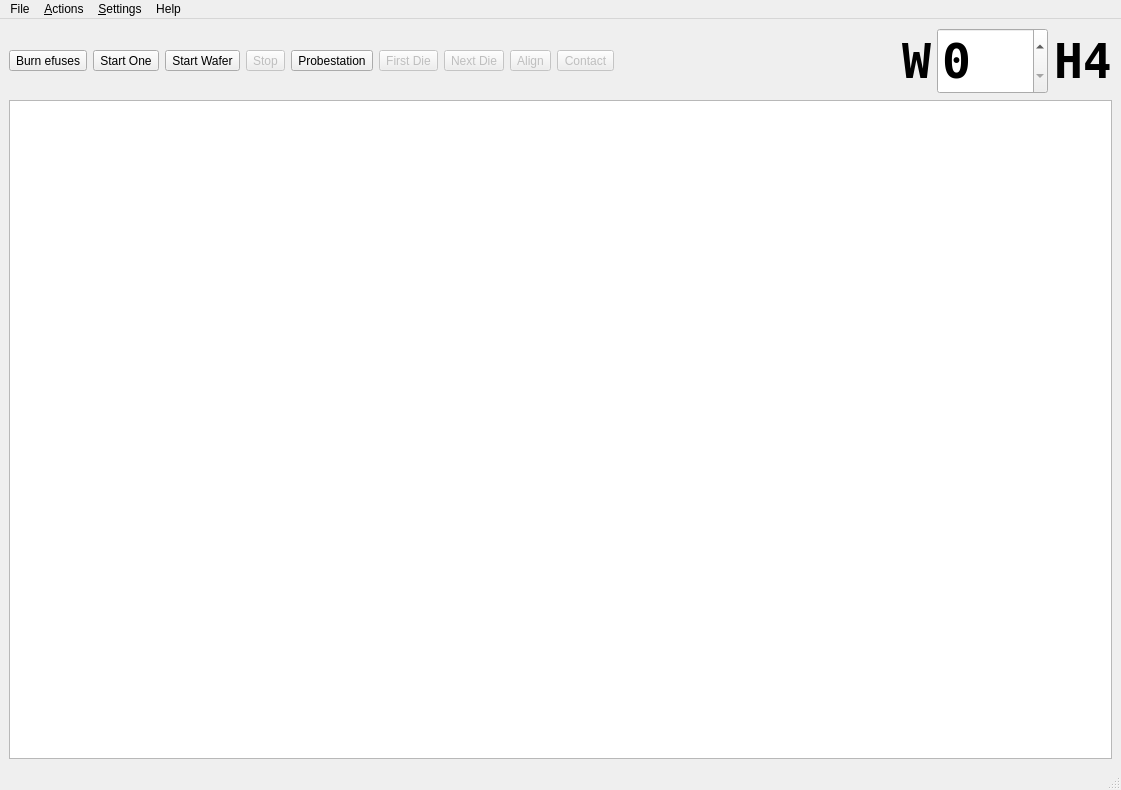
<?xml version="1.0" encoding="UTF-8"?>
<ui version="4.0">
 <class>MainWindow</class>
 <widget class="QMainWindow" name="MainWindow">
  <property name="geometry">
   <rect>
    <x>0</x>
    <y>0</y>
    <width>1121</width>
    <height>790</height>
   </rect>
  </property>
  <property name="windowTitle">
   <string>Timepix3 Wafer Probing</string>
  </property>
  <property name="windowIcon">
   <iconset resource="resources.qrc">
    <normaloff>:/img/cd.png</normaloff>:/img/cd.png</iconset>
  </property>
  <widget class="QWidget" name="centralwidget">
   <layout class="QGridLayout" name="gridLayout">
    <item row="0" column="0">
     <layout class="QHBoxLayout" name="horizontalLayout">
      <item>
       <widget class="QToolButton" name="toolBurn">
        <property name="text">
         <string>Burn efuses</string>
        </property>
        <property name="icon">
         <iconset resource="resources.qrc">
          <normaloff>:/img/burn.png</normaloff>:/img/burn.png</iconset>
        </property>
        <property name="iconSize">
         <size>
          <width>48</width>
          <height>48</height>
         </size>
        </property>
        <property name="toolButtonStyle">
         <enum>Qt::ToolButtonTextUnderIcon</enum>
        </property>
       </widget>
      </item>
      <item>
       <widget class="QToolButton" name="toolStartOne">
        <property name="text">
         <string>Start One</string>
        </property>
        <property name="icon">
         <iconset resource="resources.qrc">
          <normaloff>:/img/player_play.png</normaloff>:/img/player_play.png</iconset>
        </property>
        <property name="iconSize">
         <size>
          <width>48</width>
          <height>48</height>
         </size>
        </property>
        <property name="toolButtonStyle">
         <enum>Qt::ToolButtonTextUnderIcon</enum>
        </property>
       </widget>
      </item>
      <item>
       <widget class="QToolButton" name="toolStartWafer">
        <property name="text">
         <string>Start Wafer</string>
        </property>
        <property name="icon">
         <iconset resource="resources.qrc">
          <normaloff>:/img/player_fwd.png</normaloff>:/img/player_fwd.png</iconset>
        </property>
        <property name="iconSize">
         <size>
          <width>48</width>
          <height>48</height>
         </size>
        </property>
        <property name="toolButtonStyle">
         <enum>Qt::ToolButtonTextUnderIcon</enum>
        </property>
       </widget>
      </item>
      <item>
       <widget class="QToolButton" name="toolStop">
        <property name="enabled">
         <bool>false</bool>
        </property>
        <property name="text">
         <string>Stop</string>
        </property>
        <property name="icon">
         <iconset resource="resources.qrc">
          <normaloff>:/img/stop.png</normaloff>:/img/stop.png</iconset>
        </property>
        <property name="iconSize">
         <size>
          <width>48</width>
          <height>48</height>
         </size>
        </property>
        <property name="toolButtonStyle">
         <enum>Qt::ToolButtonTextUnderIcon</enum>
        </property>
       </widget>
      </item>
      <item>
       <widget class="QToolButton" name="toolProbestation">
        <property name="text">
         <string>Probestation</string>
        </property>
        <property name="icon">
         <iconset resource="resources.qrc">
          <normaloff>:/img/file-manager.png</normaloff>:/img/file-manager.png</iconset>
        </property>
        <property name="iconSize">
         <size>
          <width>48</width>
          <height>48</height>
         </size>
        </property>
        <property name="toolButtonStyle">
         <enum>Qt::ToolButtonTextUnderIcon</enum>
        </property>
       </widget>
      </item>
      <item>
       <widget class="QToolButton" name="toolProbeFirst">
        <property name="enabled">
         <bool>false</bool>
        </property>
        <property name="text">
         <string>First Die</string>
        </property>
        <property name="icon">
         <iconset resource="resources.qrc">
          <normaloff>:/img/start.png</normaloff>:/img/start.png</iconset>
        </property>
        <property name="iconSize">
         <size>
          <width>48</width>
          <height>48</height>
         </size>
        </property>
        <property name="toolButtonStyle">
         <enum>Qt::ToolButtonTextUnderIcon</enum>
        </property>
       </widget>
      </item>
      <item>
       <widget class="QToolButton" name="toolProbeNext">
        <property name="enabled">
         <bool>false</bool>
        </property>
        <property name="text">
         <string>Next Die</string>
        </property>
        <property name="icon">
         <iconset resource="resources.qrc">
          <normaloff>:/img/forward.png</normaloff>:/img/forward.png</iconset>
        </property>
        <property name="iconSize">
         <size>
          <width>48</width>
          <height>48</height>
         </size>
        </property>
        <property name="toolButtonStyle">
         <enum>Qt::ToolButtonTextUnderIcon</enum>
        </property>
       </widget>
      </item>
      <item>
       <widget class="QToolButton" name="toolProbeAlign">
        <property name="enabled">
         <bool>false</bool>
        </property>
        <property name="text">
         <string>Align</string>
        </property>
        <property name="icon">
         <iconset resource="resources.qrc">
          <normaloff>:/img/top.png</normaloff>:/img/top.png</iconset>
        </property>
        <property name="iconSize">
         <size>
          <width>48</width>
          <height>48</height>
         </size>
        </property>
        <property name="toolButtonStyle">
         <enum>Qt::ToolButtonTextUnderIcon</enum>
        </property>
       </widget>
      </item>
      <item>
       <widget class="QToolButton" name="toolProbeContact">
        <property name="enabled">
         <bool>false</bool>
        </property>
        <property name="text">
         <string>Contact</string>
        </property>
        <property name="icon">
         <iconset resource="resources.qrc">
          <normaloff>:/img/bottom.png</normaloff>:/img/bottom.png</iconset>
        </property>
        <property name="iconSize">
         <size>
          <width>48</width>
          <height>48</height>
         </size>
        </property>
        <property name="toolButtonStyle">
         <enum>Qt::ToolButtonTextUnderIcon</enum>
        </property>
       </widget>
      </item>
      <item>
       <widget class="QLabel" name="label_2">
        <property name="font">
         <font>
          <family>DejaVu Sans Mono</family>
          <pointsize>36</pointsize>
          <weight>75</weight>
          <bold>true</bold>
         </font>
        </property>
        <property name="text">
         <string>W</string>
        </property>
        <property name="alignment">
         <set>Qt::AlignRight|Qt::AlignTrailing|Qt::AlignVCenter</set>
        </property>
       </widget>
      </item>
      <item>
       <widget class="QSpinBox" name="waferNumber">
        <property name="sizePolicy">
         <sizepolicy hsizetype="Maximum" vsizetype="Fixed">
          <horstretch>0</horstretch>
          <verstretch>0</verstretch>
         </sizepolicy>
        </property>
        <property name="baseSize">
         <size>
          <width>100</width>
          <height>0</height>
         </size>
        </property>
        <property name="font">
         <font>
          <family>DejaVu Sans Mono</family>
          <pointsize>36</pointsize>
          <weight>75</weight>
          <bold>true</bold>
         </font>
        </property>
       </widget>
      </item>
      <item>
       <widget class="QLabel" name="chipName">
        <property name="sizePolicy">
         <sizepolicy hsizetype="Maximum" vsizetype="Preferred">
          <horstretch>0</horstretch>
          <verstretch>0</verstretch>
         </sizepolicy>
        </property>
        <property name="font">
         <font>
          <family>DejaVu Sans Mono</family>
          <pointsize>36</pointsize>
          <weight>75</weight>
          <bold>true</bold>
         </font>
        </property>
        <property name="text">
         <string>H4</string>
        </property>
        <property name="alignment">
         <set>Qt::AlignLeading|Qt::AlignLeft|Qt::AlignVCenter</set>
        </property>
       </widget>
      </item>
     </layout>
    </item>
    <item row="5" column="0">
     <widget class="QTextEdit" name="textEdit">
      <property name="font">
       <font>
        <family>Andale Mono</family>
       </font>
      </property>
      <property name="textInteractionFlags">
       <set>Qt::TextSelectableByKeyboard|Qt::TextSelectableByMouse</set>
      </property>
     </widget>
    </item>
   </layout>
  </widget>
  <widget class="QMenuBar" name="menubar">
   <property name="geometry">
    <rect>
     <x>0</x>
     <y>0</y>
     <width>1121</width>
     <height>20</height>
    </rect>
   </property>
   <widget class="QMenu" name="menuFile">
    <property name="title">
     <string>File</string>
    </property>
    <addaction name="actionExit"/>
   </widget>
   <widget class="QMenu" name="menuOperation">
    <property name="title">
     <string>&amp;Actions</string>
    </property>
    <addaction name="actionBurn"/>
    <addaction name="actionStartOne"/>
    <addaction name="actionStartWafer"/>
   </widget>
   <widget class="QMenu" name="menuHelp">
    <property name="title">
     <string>Help</string>
    </property>
    <addaction name="actionAbout"/>
   </widget>
   <widget class="QMenu" name="menu_Settings">
    <property name="title">
     <string>&amp;Settings</string>
    </property>
    <widget class="QMenu" name="menu_Tests">
     <property name="title">
      <string>&amp;Tests</string>
     </property>
     <addaction name="actionList_2"/>
     <addaction name="separator"/>
    </widget>
    <addaction name="actionSPIDRSettings"/>
    <addaction name="actionProbestationSettings"/>
    <addaction name="menu_Tests"/>
    <addaction name="actionVerbose"/>
   </widget>
   <addaction name="menuFile"/>
   <addaction name="menuOperation"/>
   <addaction name="menu_Settings"/>
   <addaction name="menuHelp"/>
  </widget>
  <widget class="QStatusBar" name="statusbar"/>
  <action name="actionBurn">
   <property name="checkable">
    <bool>false</bool>
   </property>
   <property name="checked">
    <bool>false</bool>
   </property>
   <property name="icon">
    <iconset resource="resources.qrc">
     <normaloff>:/img/burn.png</normaloff>:/img/burn.png</iconset>
   </property>
   <property name="text">
    <string>&amp;Burn efuses</string>
   </property>
  </action>
  <action name="actionStartOne">
   <property name="checkable">
    <bool>false</bool>
   </property>
   <property name="checked">
    <bool>false</bool>
   </property>
   <property name="icon">
    <iconset resource="resources.qrc">
     <normaloff>:/img/player_play.png</normaloff>:/img/player_play.png</iconset>
   </property>
   <property name="text">
    <string>Probe &amp;One</string>
   </property>
  </action>
  <action name="actionDACs">
   <property name="checkable">
    <bool>true</bool>
   </property>
   <property name="text">
    <string>&amp;DACs</string>
   </property>
  </action>
  <action name="actionAbout">
   <property name="icon">
    <iconset resource="resources.qrc">
     <normaloff>:/img/help.png</normaloff>:/img/help.png</iconset>
   </property>
   <property name="text">
    <string>About</string>
   </property>
  </action>
  <action name="actionExit">
   <property name="icon">
    <iconset resource="resources.qrc">
     <normaloff>:/img/exit.png</normaloff>:/img/exit.png</iconset>
   </property>
   <property name="text">
    <string>Exit</string>
   </property>
  </action>
  <action name="actionShutter">
   <property name="checkable">
    <bool>true</bool>
   </property>
   <property name="checked">
    <bool>true</bool>
   </property>
   <property name="text">
    <string>&amp;Shutter</string>
   </property>
  </action>
  <action name="actionOthers">
   <property name="checkable">
    <bool>true</bool>
   </property>
   <property name="text">
    <string>&amp;Others</string>
   </property>
  </action>
  <action name="actionEqualize">
   <property name="enabled">
    <bool>false</bool>
   </property>
   <property name="text">
    <string>&amp;Equalize</string>
   </property>
  </action>
  <action name="actionTrimsReset">
   <property name="enabled">
    <bool>true</bool>
   </property>
   <property name="text">
    <string>&amp;Reset</string>
   </property>
  </action>
  <action name="actionTrimsSetAll">
   <property name="text">
    <string>&amp;Set All</string>
   </property>
  </action>
  <action name="actionTrimsLoad">
   <property name="text">
    <string>&amp;Load</string>
   </property>
  </action>
  <action name="actionMaskAll">
   <property name="text">
    <string>&amp;Mask all</string>
   </property>
  </action>
  <action name="actionUnmaskAll">
   <property name="text">
    <string>&amp;Unmask all</string>
   </property>
  </action>
  <action name="actionMaskLoad">
   <property name="text">
    <string>&amp;Load</string>
   </property>
  </action>
  <action name="action_Enable_all">
   <property name="text">
    <string>&amp;Enable all</string>
   </property>
  </action>
  <action name="action_Disable_all">
   <property name="text">
    <string>&amp;Disable all</string>
   </property>
  </action>
  <action name="action_Load_3">
   <property name="text">
    <string>&amp;Load</string>
   </property>
  </action>
  <action name="actionHitRate">
   <property name="checkable">
    <bool>true</bool>
   </property>
   <property name="text">
    <string>&amp;Hit Rate</string>
   </property>
  </action>
  <action name="actionDemoConfig">
   <property name="checkable">
    <bool>true</bool>
   </property>
   <property name="text">
    <string>D&amp;emo config</string>
   </property>
  </action>
  <action name="actionConnectSPIDR">
   <property name="text">
    <string>&amp;SPIDR</string>
   </property>
  </action>
  <action name="actionConnectDemo">
   <property name="text">
    <string>&amp;Demo</string>
   </property>
  </action>
  <action name="actionOutputs">
   <property name="checkable">
    <bool>true</bool>
   </property>
   <property name="checked">
    <bool>true</bool>
   </property>
   <property name="text">
    <string>&amp;Outputs</string>
   </property>
  </action>
  <action name="actionMaskSave">
   <property name="text">
    <string>&amp;Save</string>
   </property>
  </action>
  <action name="actionTrimsSave">
   <property name="text">
    <string>&amp;Save</string>
   </property>
  </action>
  <action name="actionLoadConfiguration">
   <property name="enabled">
    <bool>false</bool>
   </property>
   <property name="text">
    <string>Load configuration</string>
   </property>
  </action>
  <action name="actionSaveConfiguration">
   <property name="enabled">
    <bool>false</bool>
   </property>
   <property name="text">
    <string>Save configuration</string>
   </property>
  </action>
  <action name="actionDisconect">
   <property name="enabled">
    <bool>false</bool>
   </property>
   <property name="text">
    <string>&amp;Disconnect</string>
   </property>
  </action>
  <action name="actionConnectSPIDR_2">
   <property name="text">
    <string>SPIDR</string>
   </property>
  </action>
  <action name="actionDemo">
   <property name="text">
    <string>Demo</string>
   </property>
  </action>
  <action name="actionFullScreen">
   <property name="checkable">
    <bool>true</bool>
   </property>
   <property name="text">
    <string>Full screen</string>
   </property>
  </action>
  <action name="actionAboutSPIDR">
   <property name="text">
    <string>About SPIDR</string>
   </property>
  </action>
  <action name="actionSPIDRSettings">
   <property name="enabled">
    <bool>true</bool>
   </property>
   <property name="text">
    <string>&amp;Settings</string>
   </property>
  </action>
  <action name="actionSPIDRAbout">
   <property name="enabled">
    <bool>false</bool>
   </property>
   <property name="text">
    <string>&amp;About</string>
   </property>
  </action>
  <action name="actionDummyGenerator">
   <property name="checkable">
    <bool>true</bool>
   </property>
   <property name="text">
    <string>Dummy &amp;Generator</string>
   </property>
  </action>
  <action name="actionVisualisation">
   <property name="checkable">
    <bool>true</bool>
   </property>
   <property name="text">
    <string>Visualisation</string>
   </property>
  </action>
  <action name="actionSPIDRSettings">
   <property name="text">
    <string>SPIDR</string>
   </property>
  </action>
  <action name="actionStartWafer">
   <property name="icon">
    <iconset resource="resources.qrc">
     <normaloff>:/img/player_fwd.png</normaloff>:/img/player_fwd.png</iconset>
   </property>
   <property name="text">
    <string>Probe &amp;Wafer</string>
   </property>
  </action>
  <action name="actionList">
   <property name="enabled">
    <bool>false</bool>
   </property>
   <property name="text">
    <string>List:</string>
   </property>
  </action>
  <action name="actionProbestationSettings">
   <property name="text">
    <string>&amp;Probestation</string>
   </property>
  </action>
  <action name="actionList_2">
   <property name="enabled">
    <bool>false</bool>
   </property>
   <property name="text">
    <string>List</string>
   </property>
  </action>
  <action name="actionVerbose">
   <property name="checkable">
    <bool>true</bool>
   </property>
   <property name="text">
    <string>&amp;Verbose</string>
   </property>
  </action>
 </widget>
 <resources>
  <include location="resources.qrc"/>
 </resources>
 <connections/>
</ui>
